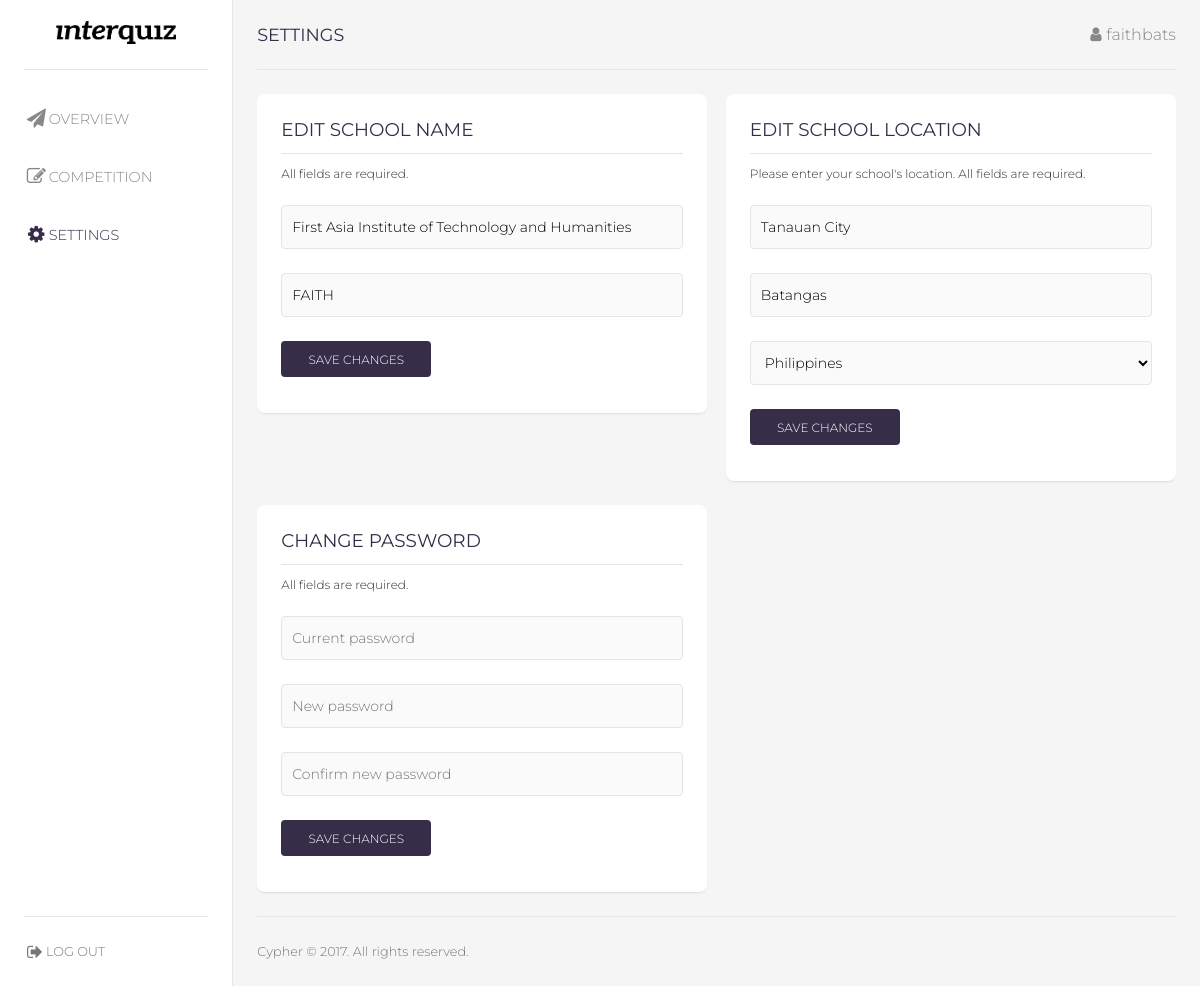
Screenshot of /host/settings.php (signed in) with the database file from the repository.
### tables this page shows
CREATE TABLE `host` (
  `host_id` smallint(10) NOT NULL,
  `host_email` varchar(100) NOT NULL,
  `host_username` varchar(100) NOT NULL,
  `host_pw` varchar(100) NOT NULL,
  `host_school` varchar(100) NOT NULL,
  `host_school_acronym` varchar(100) NOT NULL,
  `host_towncity` varchar(100) NOT NULL,
  `host_provincestate` varchar(100) NOT NULL,
  `host_country` varchar(100) NOT NULL,
  `host_regdate` timestamp NOT NULL DEFAULT CURRENT_TIMESTAMP
);

### host/settings.php (the view, shortened to what this page needs)
<?php
	include_once '../db.php';
	$host_id=$_SESSION['host_id'];
	$result=mysqli_query($connection, "SELECT * FROM host WHERE host_id='$host_id'");
	$row=mysqli_fetch_assoc($result);
?>
<!DOCTYPE html>
<html>
<head>
  <link rel="stylesheet" type="text/css" href="../css/dashboard.css" />
  <link rel="stylesheet" type="text/css" href="../css/font-awesome.min.css" />
</head>
<body class="row">
	<div class="nav_dash col">
		<div class="heading">
			<div class="logo">
	      <img src="../images/interquiz-logo-design.png" style="width:100%"/>
	    </div>
		</div>
		<div class="menu_side">
			<a href="./"><i class="fa fa-paper-plane fa-fw fa-lg" aria-hidden="true"></i>OVERVIEW</a>
			<a href="competitions"><i class="fa fa-pencil-square-o fa-fw fa-lg" aria-hidden="true"></i>COMPETITION</a>
			<a class="link_sel" href="settings"><i class="fa fa-cog fa-fw fa-lg" aria-hidden="true"></i>SETTINGS</a>
		</div>
		<span flex></span>
		<div class="footer">
			<a href="../logout"><i class="fa fa-sign-out fa-fw fa-lg" aria-hidden="true"></i>LOG OUT</a>
		</div>
	</div>
	<div class="main col">
		<div class="heading">
			<span class="head_title">SETTINGS</span>
			<span class="head_sub"><i class="fa fa-user fa-fw" aria-hidden="true"></i><?php echo $row['host_username']; ?></span>
		</div>
		<div id="content_dash" class="content">
      <div class="section section_half">
        <div class="head_sec">
					<p>EDIT SCHOOL NAME</p>
				</div>
        <form id="edit_school_name" action="" method="post">
          <p class="note">All fields are required.</p>
          <div>
            <input class="in_form" type="text" name="school" placeholder="School name" value="<?php echo $row['host_school']; ?>" required />
          </div>
          <div class="form_md">
            <input class="in_form" type="text" name="school_acronym" placeholder="School acronym" value="<?php echo $row['host_school_acronym']; ?>" required />
          </div>
          <div>
            <input class="in_form submit_btn" type="button" name="update_school_name" value="SAVE CHANGES" required />
          </div>
        </form>
      </div>
      <div class="section section_half">
        <div class="head_sec">
					<p>EDIT SCHOOL LOCATION</p>
				</div>
        <form id="edit_school_location" action="" method="post">
  				<p class="note">Please enter your school's location. All fields are required.</p>
  				<div>
						<input class="in_form" name="towncity" placeholder="Town/city" value="<?php echo $row['host_towncity']; ?>" required />
  				</div>
  				<div>
						<input class="in_form" type="text" name="provincestate" placeholder="Province/state" value="<?php echo $row['host_provincestate']; ?>" required />
  				</div>
  				<div>
						<select class="in_form" name="country">
							<option value="<?php echo $row['host_country']; ?>"><?php echo $row['host_country']; ?></option>
						</select>
  				</div>
  				<div>
						<input class="in_form submit_btn" type="button" name="update_school_location" value="SAVE CHANGES" required />
  				</div>
  			</form>
      </div>
      <div class="section section_half">
        <div class="head_sec">
					<p>CHANGE PASSWORD</p>
				</div>
        <form id="change_password" action="" method="post">
  				<p class="note">All fields are required.</p>
  				<div>
  					<input class="in_form" type="password" name="re_pw" placeholder="Current password" required />
  				</div>
  				<div>
  					<input class="in_form" type="password" name="new_pw" placeholder="New password" required />
  				</div>
  				<div>
  					<input class="in_form" type="password" name="confirm_pw" placeholder="Confirm new password" required />
  				</div>
  				<div>
  					<input class="in_form submit_btn" type="submit" name="update_password" value="SAVE CHANGES" required />
  				</div>
  			</form>
      </div>
		</div>
		<div class="footer">
			<span>Cypher &#169; <?php echo date("Y"); ?>. All rights reserved.</span>
		</div>
	</div>
</body>
</html>

### css/dashboard.css (style rules this page uses)
html, body { margin: 0; padding: 0; width: 100%; height: 100vh; background-color: #f5f5f5; }
.nav_dash { width: 280px; height: 100%; padding: 0 24px; background-color: #fff; border-right: 1px solid #e5e5e5; font-family: 'Montserrat', sans-serif; }
.heading { width: 100%; height: 70px; display: flex; flex-shrink: 0; justify-content: center; align-items: center; border-bottom: 1px solid #e5e5e5; }
.logo { width: 120px; }
.menu_side a { width: 100%; margin: 40px auto; display: flex; flex-direction: row; align-items: center; text-decoration: none; color: #888; font-size: 0.9em; font-weight: 300; }
.link_sel { color: #362d49 !important; }
.footer { width: 100%; height: 70px; display: flex; flex-shrink: 0; align-items: center; border-top: 1px solid #e5e5e5; color: #777; font-size: 0.8em; font-weight: 300; }
.footer a { text-decoration: none; color: #777; }
.main { width: 100%; padding: 0 24px; display: flex; overflow-y: auto; font-family: 'Montserrat', sans-serif; }
.head_title { color: #362d49; font-size: 1.1em; text-transform: uppercase; }
.head_sub { color: #888; font-weight: 300; }
.content { padding: 0 0 24px; display: flex; flex-flow: row wrap; justify-content: space-between; align-items: flex-start; }
.section { width: auto; padding: 24px; background-color: #fff; border-radius: 8px; box-shadow: 0 2px 3px -2px rgba(180, 180, 180, 0.8); text-decoration: none; color: black; transition: 0.3s; }
.section_half { margin: 24px 0 0; width: 49%; }
.head_sec { padding: 0 0 12px; border-bottom: 1px solid #e5e5e5; color: #362d49; }
.head_sec p { margin: 0; font-size: 1.15em; }
.in_form { width: 100%; height: 44px; margin: 12px 0; padding: 0 10px; border: 1px solid #e5e5e5; border-radius: 4px; background-color: #fafafa; font-family: 'Montserrat', sans-serif; font-size: 14px; font-weight: 300; }
.submit_btn { width: auto; min-width: 150px; height: 36px; color: #fff; border: 0 !important; background-color: #362d49; font-size: 12px; transition: background-color 0.1s; }
[flex] { flex-grow: 1; }
.col { display: flex; flex-direction: column; }
.row { display: flex; flex-direction: row; }
.note { color: #303030; font-size: 12px; font-weight: 300; }
* { box-sizing: border-box; }

### rows the page displays
host: host_username "faithbats", school "First Asia Institute of Technology and Humanities", school_acronym "FAITH", towncity "Tanauan City", provincestate "Batangas", country "Philippines"
